Frame 1 (no input): blank canvas, image omitted
Frame 60 (the mouse pressed at the canvas centre just before this capture): blank canvas, image omitted
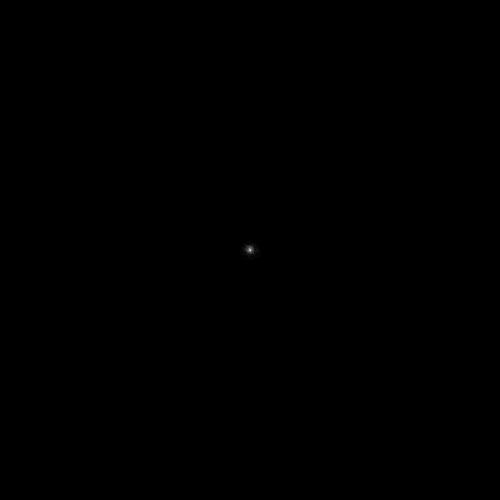
Frame 120 (the mouse held since frame 60 and released just before this capture)

The Processing sketch whose frames 1 and 60 were blank and that drew this single picture after the mouse press (run headless with seeded random() and noise(); from frame 60 on, the mouse is pressed at the canvas centre):

// Processing sketch: processing_73210
// ── processing_73210.pde

// Transformações
// Rotate, Translate, Scale
float px, py, angulo, escala;

void setup() {
  size(500, 500);
  background(0);
  stroke(255, 30);
  noFill();
  px = 0;
  py = 0;
  angulo = 0;
  escala = 0;
  frameRate(30);
}
void draw() {
  translate (250,250);
  angulo += 15;
  rotate (radians(angulo));
  escala += 0.001;
  scale(escala);
  rect (0,0,30,30);
  ellipse (random(60), random(60), 60, 60); 
}
